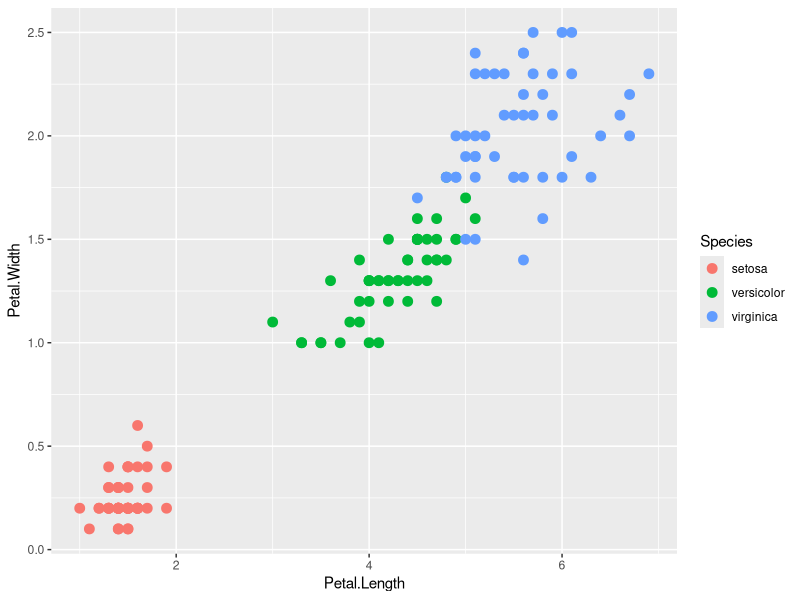
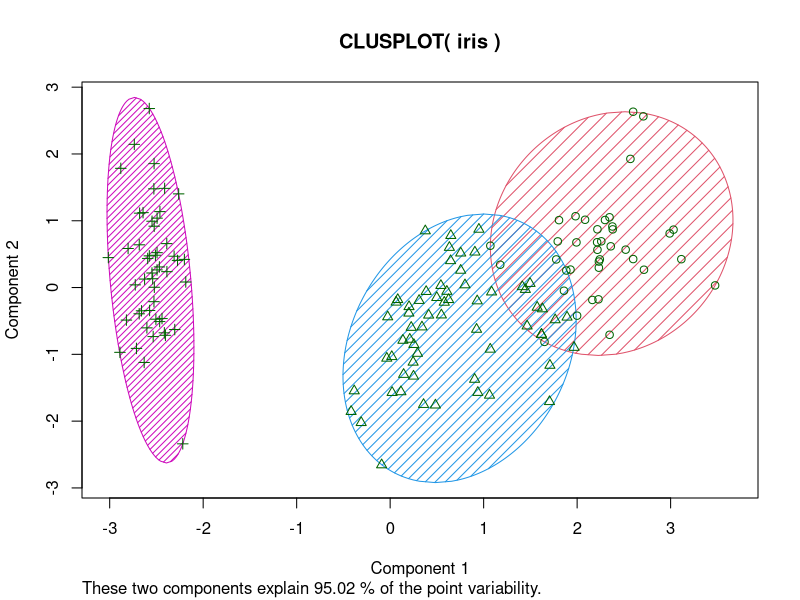

Generate these figures, in order, with R:
# Lista de Exercícios e solução

# Obs: Caso tenha problemas com a acentuação, consulte este link:
# https://support.rstudio.com/hc/en-us/articles/200532197-Character-Encoding

# Configurando o diretório de trabalho
# Coloque entre aspas o diretório de trabalho que você está usando no seu computador
# Não use diretórios com espaço no nome
setwd("C:/FCD/BigDataRAzure/Cap13")
getwd()

# Usaremos o dataset iris neste exemplo
# O dataset iris possui observações de 3 espécies de flores (Iris setosa, Iris virginica e Iris versicolor)
# Para cada flor, 4 medidas sao usadas: 
# comprimento (length) e largura (width) do caule (sepal) e comprimento e largura da petala (petal)
library(datasets)
head(iris)
View(iris)

# Análise exploratória de dados com ggplot2
library(ggplot2)

# Veja que os dados claramente possui grupos com característcas similares
ggplot(iris, aes(Petal.Length, Petal.Width, color = Species)) + geom_point(size = 3)

# Agora usarmeos o K-Means para tentar agrupar os dados em clusters
set.seed(101)
help(kmeans)

# Exercício 1 - Usando a função kmeans(), crie um modelo de clustering (aprendizagem não supervisionada). 
# Use a documentação, para fazer sua pesquisa.
# Neste caso, ja sabemos quantos grupos (clusters) existem em nossos dados (3)
# Perceba que o dataset iris possui 5 colunas, mas estamos usando as 4 primeiras
irisCluster <- kmeans(iris[, 1:4], 3, nstart = 20)
irisCluster

# Obtendo informação sobre os clusters
# Foram criados 3 clusters: cluster 1, 2 e 3
# Perceba que apesar o algoritmo ter feito a divisão dos dados em clusters, houve problema em dividir alguns dos dados, 
# que apesar de terem caracteristicas diferentes, ficaram no mesmo cluster
table(irisCluster$cluster, iris$Species)
irisCluster

# Visualizando os clusters
install.packages("cluster")
library(cluster)
help(clusplot)

# Plot
clusplot(iris, irisCluster$cluster, color = TRUE, shade = TRUE, labels = 0, lines = 0 )





